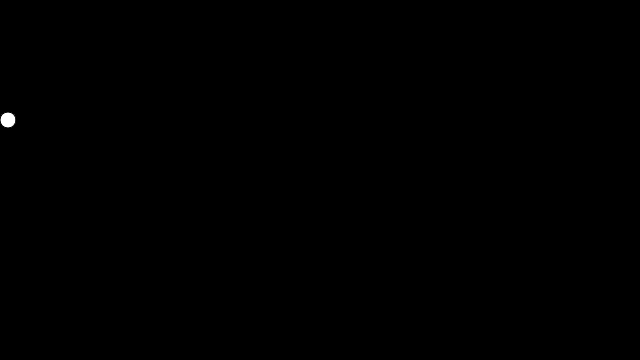
Frame 1 (no input)
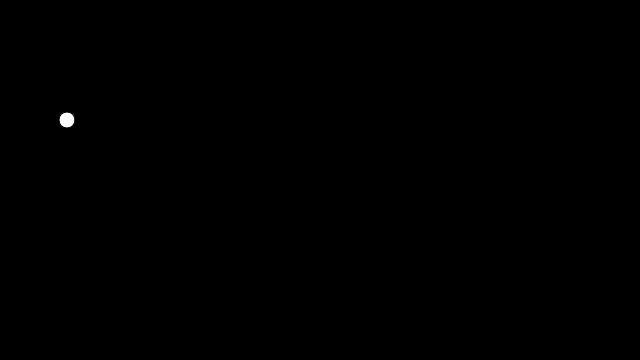
Frame 60 (no input)
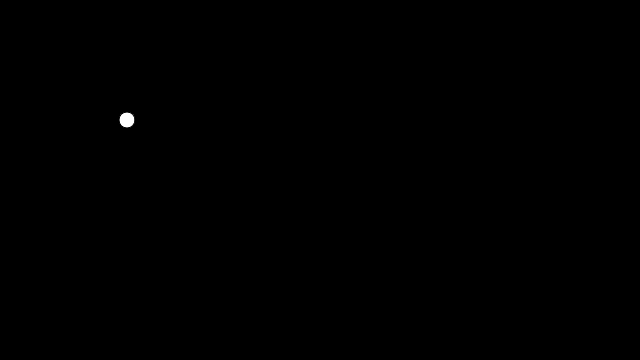
Frame 120 (the mouse pressed at the canvas centre since frame 60)

The p5.js sketch that drew these frames (run headless with seeded random() and noise() and a simulated clock; from frame 60 on, the mouse is pressed at the canvas centre):

// p5.js sketch
// ── sketch.js
var x = 8;
function setup() {
	createCanvas(640,360);
}

function draw() {
	background(0);
	ellipse(x,120,16,16);

	x++;
	if (x > width - 8) {
		x = 8;
	}
}
